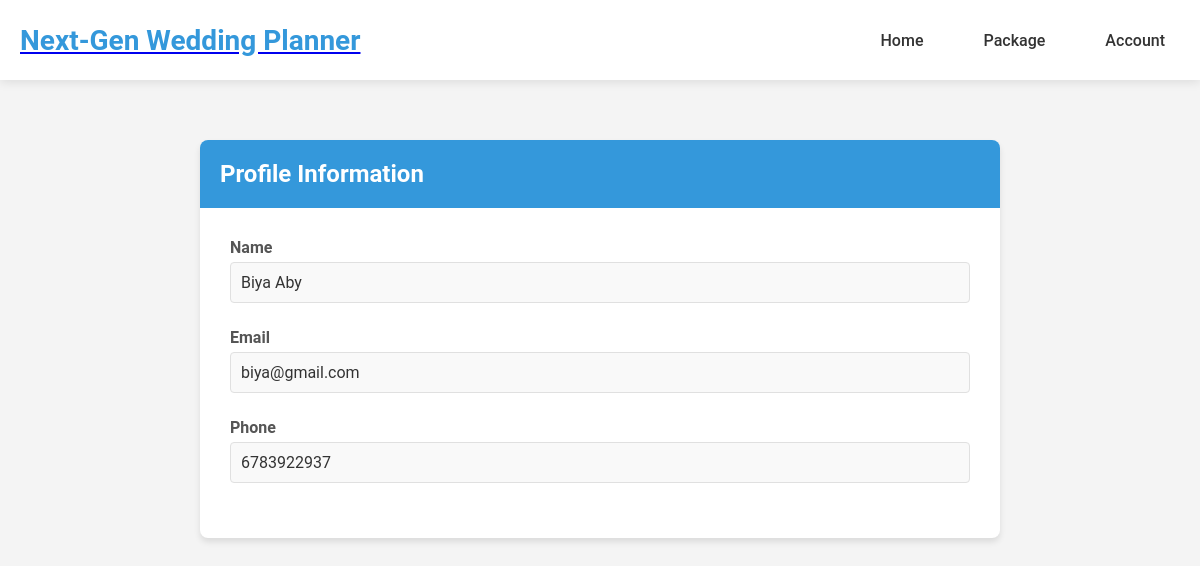
The page /profile/ (signed in) on the database its author committed.
### store/models.py (models this page shows, shortened)
class User(AbstractBaseUser, PermissionsMixin):
    user_id = models.AutoField(primary_key=True)
    username = models.CharField(max_length=255)
    email = models.EmailField(unique=True)
    phone = models.CharField(max_length=15, blank=True)  # Allow blank for non-superusers
    password = models.CharField(max_length=255)
    is_staff = models.BooleanField(default=False)
    is_superuser = models.BooleanField(default=False)
    objects = UserManager()
    USERNAME_FIELD = 'email'
    REQUIRED_FIELDS = ['username']

### store/views.py (the view, shortened to what this page needs)
# urls.py: path('profile/', profile_view, name='profile_view'),
@login_required
def profile_view(request):
    user = request.user
    context = {
        'username': user.username,
        'email': user.email,
        'phone': user.phone,
    }
    return render(request, 'profile.html', context)

### templates/profile.html (shortened to what this page needs)
<!DOCTYPE html>
<html lang="en">
<head>
    {% load static %}
    <link rel="stylesheet" href="{% static 'styles.css' %}">
</head>
<body>
    {% include 'headercustomer.html' %}
    <div class="container">
        <div class="card">
            <div class="card-header">
                Profile Information
            </div>
            <div class="card-body">
                <div class="form-group">
                    <label for="username">Name</label>
                    <p>{{ username }}</p>
                </div>
                <div class="form-group">
                    <label for="email">Email</label>
                    <p>{{ email }}</p>
                </div>
                <div class="form-group">
                    <label for="phone">Phone</label>
                    <p>{{ phone }}</p>
                </div>
            </div>
        </div>
    </div>
</body>
</html>

### static/css/styles.css (style rules this page uses)
body { font-family: Arial, sans-serif; background-color: #f4f4f4; margin: 0; padding: 0; }
.form-group { margin-bottom: 15px; }
label { display: block; margin-bottom: 5px; color: #333; }

### templates/profile.html (style rules this page uses)
body { font-family: 'Arial', sans-serif; background-color: #f4f7f6; margin: 0; padding: 0; color: #333; }
.container { max-width: 800px; margin: 120px auto 40px; padding: 20px; }
.card { background: white; border-radius: 8px; box-shadow: 0 4px 6px rgba(0, 0, 0, 0.1); overflow: hidden; }
.card-header { background: #3498db; color: white; padding: 20px; font-size: 24px; font-weight: bold; }
.card-body { padding: 30px; }
.form-group { margin-bottom: 25px; }
.form-group label { display: block; margin-bottom: 5px; font-weight: bold; color: #555; }
.form-group p { margin: 0; padding: 10px; background-color: #f9f9f9; border: 1px solid #e0e0e0; border-radius: 4px; }

### templates/headercustomer.html (style rules this page uses)
:root { --primary-color: #3498db; --secondary-color: #f4f4f4; --accent-color: #e74c3c; --text-color: #333; --header-height: 80px; }
body, html { margin: 0; padding: 0; font-family: 'Roboto', sans-serif; background-color: var(--secondary-color); color: var(--text-color); }

### rows shown on the page
User: username "Biya Aby", email "biya@gmail.com", phone "6783922937"
